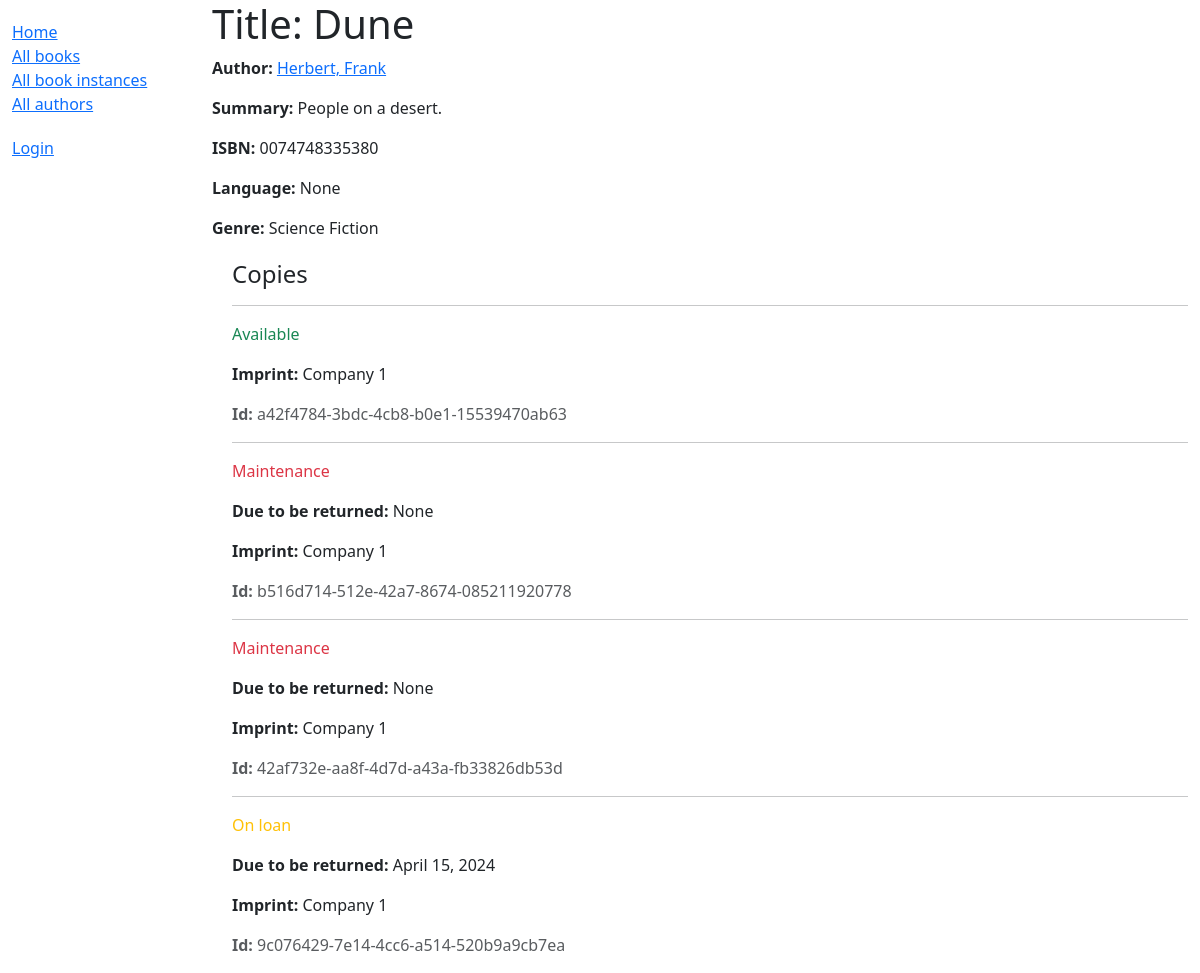
The page /catalog/book/1 on the database as committed earlier.
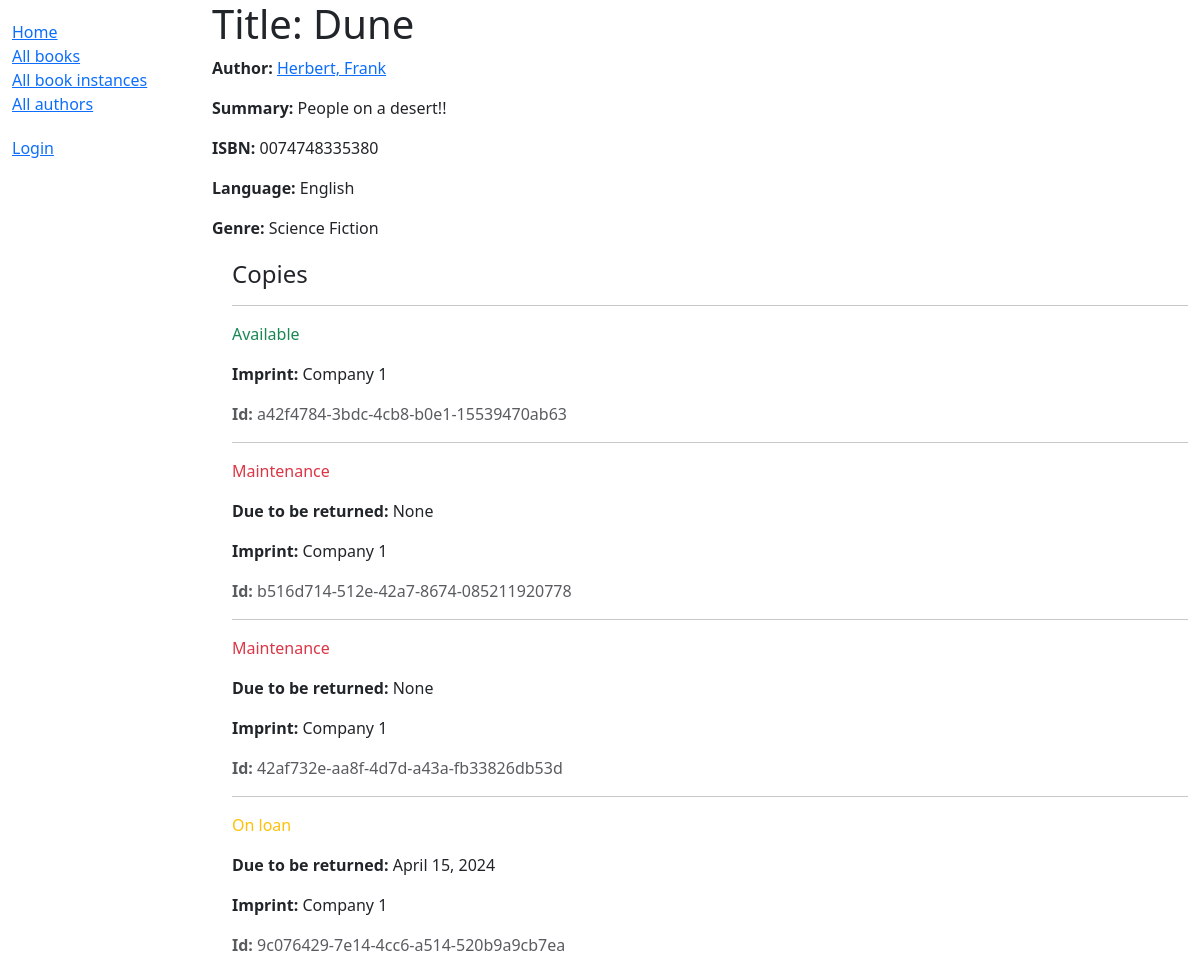
The same page on the database as committed later.
### catalog/models.py (models this page shows, shortened)
class Book(models.Model):
    title = models.CharField(max_length=200)
    author = models.ForeignKey('Author', on_delete=models.RESTRICT, null=True)
    summary = models.TextField(
    max_length=1000, help_text="Enter a brief description of the book")
    isbn = models.CharField('ISBN', max_length=13,
                            unique=True,
                            help_text='13 Character <a href="https://www.isbn-international.org/content/what-isbn'
                                      '">ISBN number</a>')
    genre = models.ManyToManyField(
        Genre, help_text="Select a genre for this book")
    language = models.ForeignKey('Language', on_delete = models.SET_NULL, null = True)
    def display_genre(self):
        """Create a string for the Genre. This is required to display genre in Admin."""
        return ', '.join(genre.name for genre in self.genre.all()[:3])
    display_genre.short_description = 'Genre'

class Author(models.Model):
    first_name = models.CharField(max_length=100)
    last_name = models.CharField(max_length=100)
    date_of_birth = models.DateField(null=True, blank=True)
    date_of_death = models.DateField('Died', null=True, blank=True)
    class Meta:
        ordering = ['last_name', 'first_name']
    def get_absolute_url(self):
        return reverse('author-detail', args=[str(self.id)])
    def __str__(self):
        return f'{self.last_name}, {self.first_name}'

class Genre(models.Model):
    name = models.CharField(
        max_length=200,
        unique=True,
        help_text="Enter a book genre (e.g. Science Fiction, French Poetry etc.)"
    )
    def __str__(self):
        return self.name
    class Meta:
        constraints = [
            UniqueConstraint(
                Lower('name'),
                name='genre_name_case_insensitive_unique',
                violation_error_message = "Genre already exists (case insensitive match)"
            ),
        ]

class Language(models.Model):
    name = models.CharField(max_length = 30, unique = True, help_text = 'Book language')
    def __str__(self):
        return f'{self.name}'

### catalog/views.py (the view)
# urls.py: path('book/<int:pk>', views.BookDetailView.as_view(), name='book-detail'),
class BookDetailView(generic.DetailView):
    model = Book

### catalog/templates/catalog/book_detail.html (shortened to what this page needs)
{% extends "base_generic.html" %}
{% block content %}
  <h1>Title: {{ book.title }}</h1>
  <p><strong>Author:</strong> <a href="{{ book.author.get_absolute_url }}">{{ book.author }}</a></p>
  <p><strong>Summary:</strong> {{ book.summary }}</p>
  <p><strong>ISBN:</strong> {{ book.isbn }}</p>
  <p><strong>Language:</strong> {{ book.language }}</p>
  <p><strong>Genre:</strong> {{ book.genre.all|join:", " }}</p>
  <div style="margin-left:20px;margin-top:20px">
    <h4>Copies</h4>
    {% for copy in book.bookinstance_set.all %}
      <hr />
      <p
        class="{% if copy.status == 'a' %}text-success{% elif copy.status == 'm' %}text-danger{% else %}text-warning{% endif %}">
        {{ copy.get_status_display }}
      </p>
      {% if copy.status != 'a' %}
        <p><strong>Due to be returned:</strong> {{ copy.due_back }}</p>
      {% endif %}
      <p><strong>Imprint:</strong> {{ copy.imprint }}</p>
      <p class="text-muted"><strong>Id:</strong> {{ copy.id }}</p>
    {% endfor %}
  </div>
{% endblock %}
{% block sidebar %}
  {{ block.super }}
{% endblock %}

Rows that differ between the two databases and show on the page:
changed Book "Herbert, Frank": summary "People on a desert." → "People on a desert!!"; language "None" → "English"
